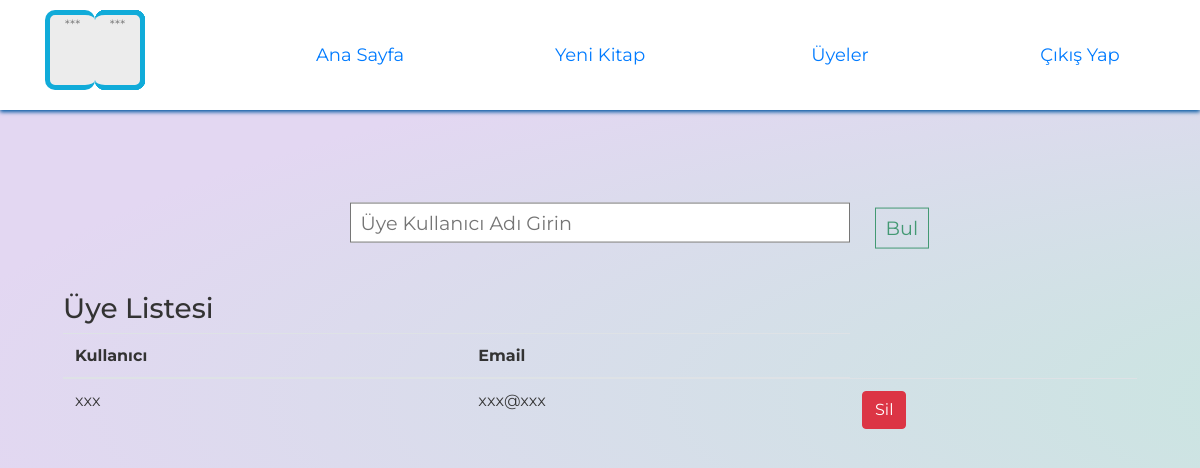
The app's page /admin_users, older data.
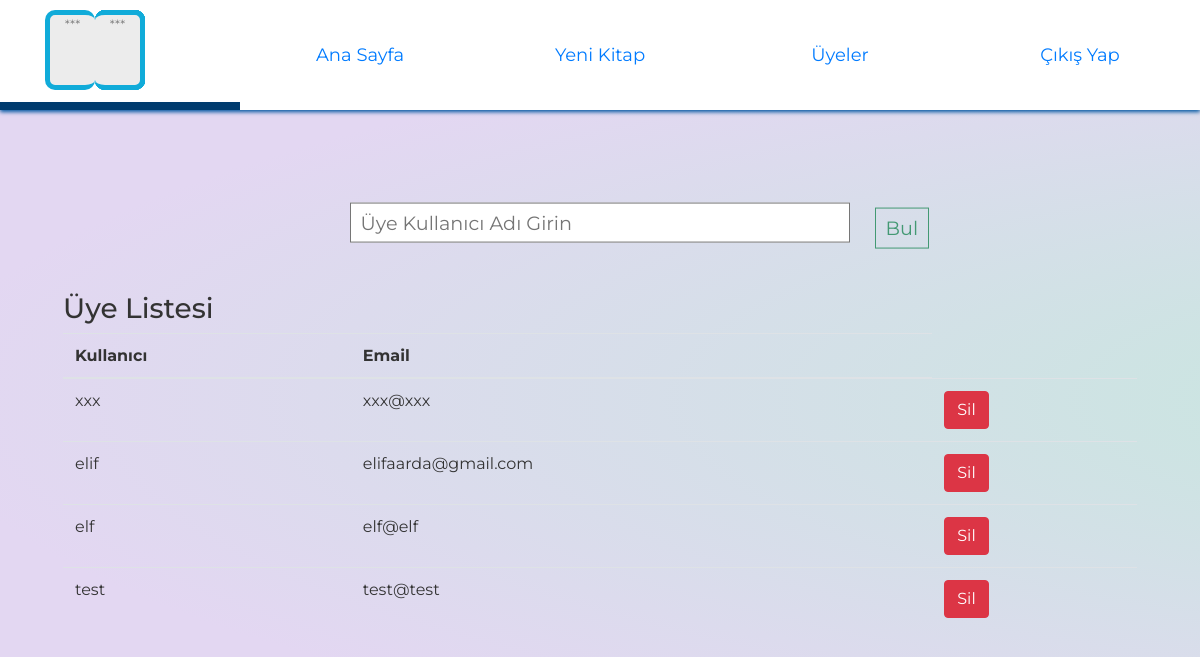
The same page, newer data.
### Models/user.py (models this page shows, shortened)
class User(UserMixin,db.Model):
    __tablename__ = 'user'
    id = db.Column(db.Integer, primary_key=True)
    username = db.Column(db.String(120))
    email = db.Column(db.String(120))
    password = db.Column(db.String(80))

### Routes/routes.py (the view)
@routes.route("/admin_users")
def admin_users():
    users = User.query.all()
    print("uyeleeer:")
    print(users)
    return render_template("admin_users.html", users=users)

### templates/admin_users.html (shortened to what this page needs)
<html>
<head>
    <link rel="stylesheet" href="https://maxcdn.bootstrapcdn.com/bootstrap/4.0.0/css/bootstrap.min.css">
    <link rel="stylesheet" type="text/css" href="../static/css/home.css" />
    <link rel="stylesheet" type="text/css" href="../static/css/search.css" />
</head>
<body>
    <div>
        <section class='header'>
            <header>
                <ul class='menu'>
                <li>
                        <div class="logo">
                            <div class="paper">
                            </div>
                            <div class="paper">
                            </div>
                        </div>
                    </li>
                    <li>
                        <a href='/admin'>Ana Sayfa</a>
                    </li>
                    <li>
                        <a href='/admin_book'>Yeni Kitap</a>
                    </li>
                    <li>
                        <a href='/admin_users'>Üyeler</a>
                    </li>
                    <li class="logout">
                        <a href='/logout'>Çıkış Yap</a>
                    </li>
                </ul>
            </header>
        </section>
        <div style="margin-top: 150px;" class="container">
            <form action="/member_search" method="POST" id="searchform">
                <input type="text" name="member_search" id="search-bar" placeholder="Üye Kullanıcı Adı Girin" />
                <button type="submit" name="member_search" id="submit">Bul</button>
            </form>
            <table class="table table-hover">
                <h3>Üye Listesi</h3>
                <thead>
                    <tr>
                        <th scope="col">Kullanıcı</th>
                        <th scope="col">Email</th>
                    </tr>
                </thead>
                <tbody>
                {% if members: %}
                    {%for member in members %}
                    <tr>
                        <td>{{member.username}}</td>
                        <td>{{member.email}}</td>
                        <td><a href="/user_delete/{{member.id}}" method="DELETE" class="btn btn-danger">Sil</a>
                    </tr>
                    {% endfor %}
                    {% else %}
                      {%for user in users %}
                    <tr>
                        <td>{{user.username}}</td>
                        <td>{{user.email}}</td>
                        <td><a href="/user_delete/{{user.id}}" method="DELETE" class="btn btn-danger">Sil</a>
                    </tr>
                    {% endfor %}
                    {% endif %}
                </tbody>
            </table>
        </div>
    </div>
</body>
</html>

### static/css/home.css (style rules this page uses)
body { font-family: "Montserrat", Helvetica, sans-serif; background: radial-gradient( ellipse at center, rgba(194, 234, 219, 1) 0%, rgba(227, 215, 242, 1) 74%, rgba(227, 215, 242, 1) 74%); background-size: 300%; padding: 3em; color: #333; }
a { font-weight: 400; font-size: 18px; -webkit-transition: all 0.25s; transition: all 0.25s; }
ul { padding: 0; margin: 0; }
.header { position: fixed; top: 0; left: 0; right: 0; height: 110px; background: #fff; box-shadow: 0 2px 4px #0056a1; z-index: 2; }
.menu li { width: 20%; height: 110px; box-sizing: border-box; display: block; float: left; list-style: none; position: relative; display: table; border-bottom: 0px solid #007fed; -webkit-transition: all 0.25s; transition: all 0.25s; }
.menu li a { display: block; text-align: center; display: table-cell; vertical-align: middle; text-decoration: none; }
li .logo { position: relative; width: 40px; height: 70px; margin: 15px auto; perspective: 190px; transform-style: preserve-3d; -webkit-backface-visibility: visible; }
.logo .paper { position: absolute; margin: auto; left: -9999px; right: -9999px; top: -9999px; bottom: -9999px; width: 50px; height: 80px; background: #ececec; border: 5px solid #10abd9; border-radius: 10px; border-left: 0; transform-origin: 0% 50%; text-align: center; color: gray; }
.logo .paper::after { content: "***"; font-size: 80%; }
.logo .paper:nth-child(2) { transform: rotateY(180deg); }
.logo .paper:nth-child(12) { animation: flip 2.5s infinite ease-in-out; animation-delay: 2.8861s; }

### static/css/search.css (style rules this page uses)
html, body { width: 100%; height: 100%; }
body { background: radial-gradient( ellipse at center, rgba(194, 234, 219, 1) 0%, rgba(227, 215, 242, 1) 74%, rgba(227, 215, 242, 1) 74%); background-size: 300%; font-family: "Montserrat", Helvetica, sans-serif; padding: 3em; color: #333; }
#searchform { display: block; margin: 0 auto; width: 100%; max-width: 500px; transform: translateY(10%); position: relative; }
#search-bar { display: block; margin: 0.25em 0 0; width: 100%; padding: 0.25em 0.5em; font-size: 1.2em; }
.output, #search-bar { background: #fff; border: 1px solid #767676; }
#submit { display: block; margin: -1.83em 525 2.5em; padding: 0.25em 0.5em; font-size: 1.2em; color: #439973; border: 1px solid #439973; background: 0; transition: color 0.2s, background 0.2s; }

Row changes from the older to the newer data that the page shows:
added User: username "elif", email "elifaarda@gmail.com"
added User: username "elf", email "elf@elf"
added User: username "test", email "test@test"
